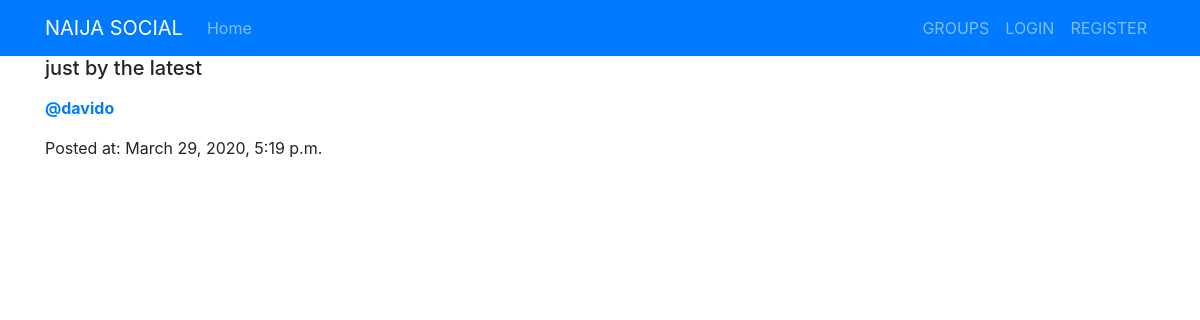
The page /posts/posts-by-davido/ on the database its author committed.
### posts/models.py (models this page shows, shortened)
class Post(models.Model):
    user = models.ForeignKey(User, related_name='posts', on_delete=models.CASCADE)
    posted_at = models.DateTimeField(auto_now=True)
    message = models.TextField()
    message_html = models.TextField(editable=False)
    group = models.ForeignKey(Group, related_name='posts',null=True,blank=True,on_delete=models.CASCADE)
    class Meta:
        ordering = ['-posted_at']
        unique_together = ['user', 'message']

### posts/views.py (the view)
# urls.py: path('posts-by-<username>/', views.OtherUserPost.as_view(),name='otherposts')
class OtherUserPost(ListView):
    select_related = ('user','group')
    template_name = 'posts/other_user_post.html'
    model = models.Post
    def get_context_data(self, *, object_list=None, **kwargs):
        context = super().get_context_data(**kwargs)
        context['post_list'] = models.Post.objects.filter(user__username = self.kwargs['username'])
        return context

### posts/templates/posts/other_user_post.html (shortened to what this page needs)
{% extends 'posts/post_base.html' %}
{% block post %}
    {% for post in post_list  %}
        {% include 'posts/_post.html' %}
    {% endfor %}
{% endblock post %}

### posts/templates/posts/_post.html
<div class="">
  <h5>
      {{post.message_html|safe}}
  </h5>
  <p><a href="{% url 'posts:otherposts' username=post.user.username %}"><strong>@{{post.user.username}}</strong></a></p>
  <p>Posted at: {{post.posted_at}} </p>
</div>

### rows shown on the page
Post: message_html "just by the latest", user.username "davido", posted_at "March 29, 2020, 5:19 p.m."
